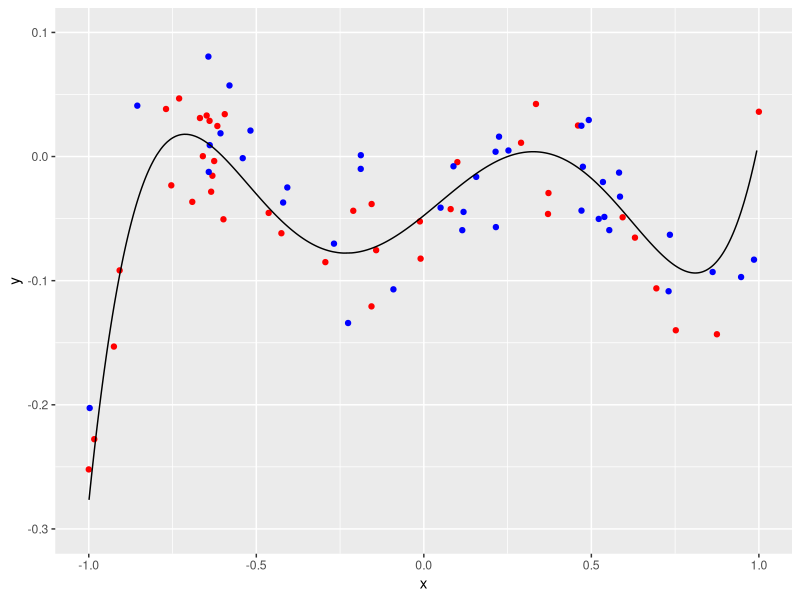
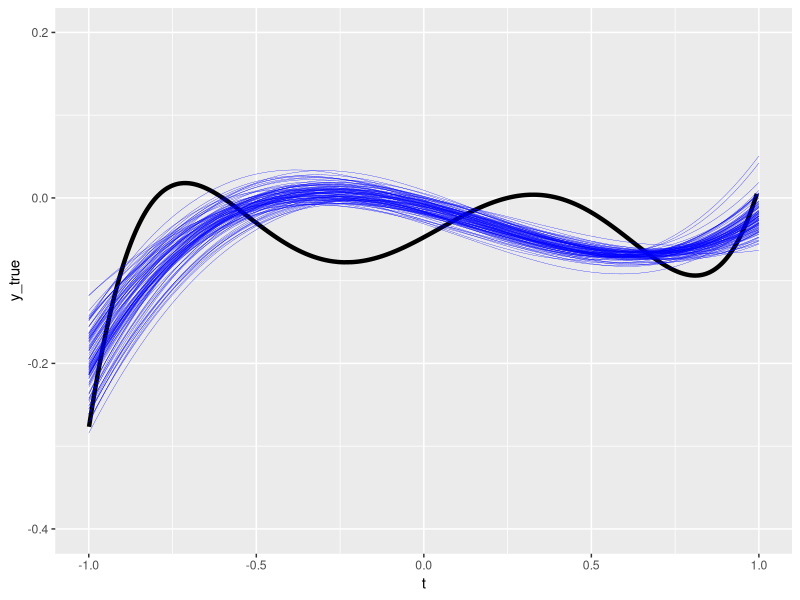
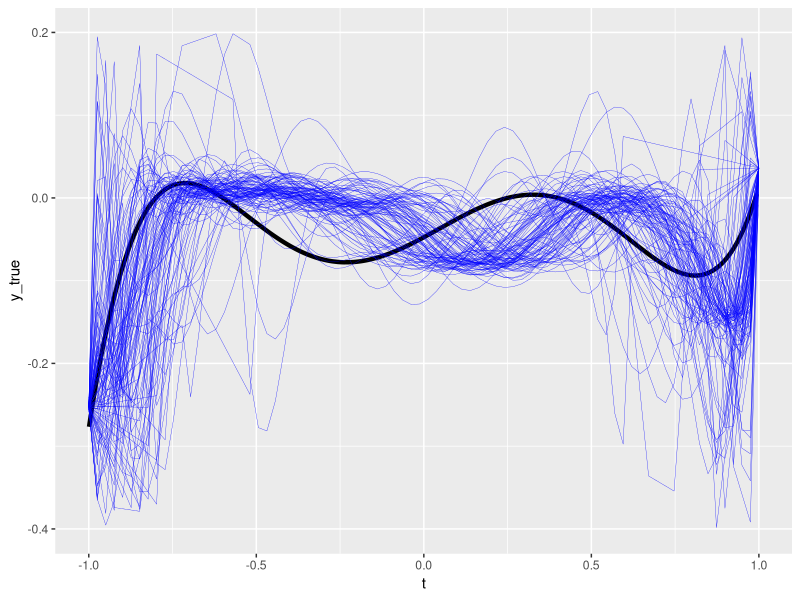
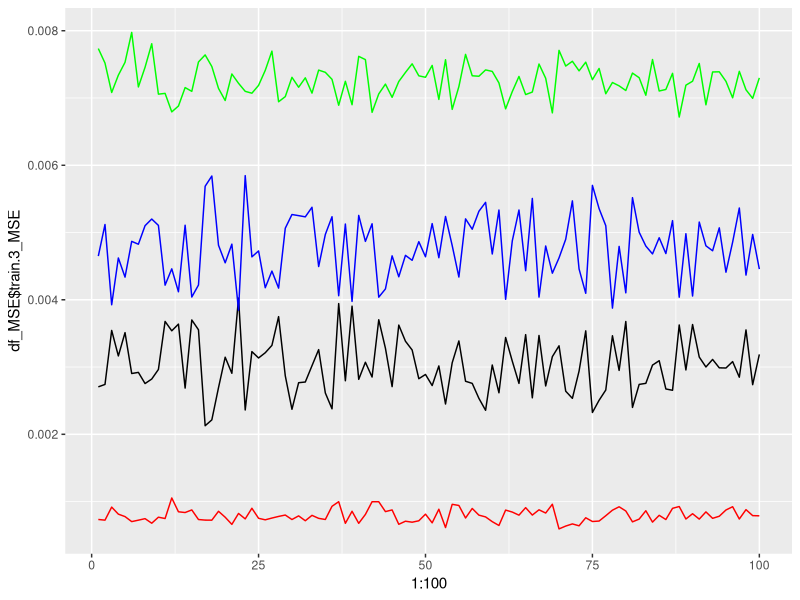

Generate these figures, in order, with R:
# generate training data

n <- 40 
x <- runif(n, -1,1)
x <- sort(x)
x[1] <- -1
x[n] <- 1

#the true data generating function is a 5-th order polynomial and we add Gaussian noise to it

y <- (x-.99)*(x-.4)*(x-.25)*(x+.6)*(x+.8) + .03*rnorm(n)

#generate test data 

n_test <- 40
x_test <- runif(n_test, -1,1)
y_test <- (x_test-.99)*(x_test-.4)*(x_test-.25)*(x_test+.6)*(x_test+.8) + .03*rnorm(n_test)
df_test <- as.data.frame(cbind(x_test, y_test))


t <- runif(1000,-1, 1)
y_true <- (t-.99)*(t-.4)*(t-.25)*(t+.6)*(t+.8)


#plot the samples and the true data-generating function

library(ggplot2)

ggplot()+
  geom_point(aes(x,y), color="red")+
  geom_point(aes(x_test, y_test), color = "blue")+
  geom_line(aes(t, y_true))+
  ylim(-0.3,0.1)

p <- ggplot()+ 
  geom_line(aes(x=t, y=y_true), size=1.5)+
  ylim(-0.4, 0.2)

q <- ggplot()+ 
  geom_line(aes(x=t, y=y_true), size =1.5)+
  ylim(-0.4,0.2)

train.3_MSE <- rep(NA, 100)
test.3_MSE <- rep(NA, 100)
train.15_MSE <- rep(NA, 100)
test.15_MSE <- rep(NA, 100)

for (i in 1:100){
  
  n <- 40
  x <- runif(n, -1,1)
  x <- sort(x)
  x[1] <- -1
  x[n] <- 1
  df <- as.data.frame(cbind(x,y))
  
  # degree-3 polynomial linear regression
  lm.fit.3 <- lm(y ~ poly(x,3), data = df)
  
  y_hat_train.3 <- predict(lm.fit.3, data=df$x)
  train.3_MSE[i] <- mean((y_hat_train.3-df$y)^2)
  #print(train.3_MSE)
  
  y_hat_test.3 <- predict(lm.fit.3, data=df_test$x_test)
  test.3_MSE[i] <- mean((y_hat_test.3 - df_test$y_test)^2)
  
  #print(test.3_MSE)
  
  # degree-15 polynomial linear regression
  lm.fit.15 <- lm(y ~ poly(x,15), data = df)
  
  y_hat_train.15 <- predict(lm.fit.15, data=df)
  train.15_MSE[i] <- mean((y_hat_train.15-df$y)^2)
  #print(train.15_MSE)
  
  y_hat_test.15 <- predict(lm.fit.15, data=df_test$x_test)
  test.15_MSE[i] <- mean((y_hat_test.15-df_test$y_test)^2)
  #print(test.15_MSE)
  
  p <- p + 
    stat_smooth(method="lm", se=FALSE, fill=NA, formula=y~poly(x,3, raw=TRUE), aes_string(x, y), size = 0.1, color="blue") 
  
  
  q <- q + 
    stat_smooth(method="lm", se=FALSE, fill=NA, formula=y~poly(x,15, raw=TRUE), aes_string(x, y), size = 0.1, color="blue") 
  
}

print(p)
print(q)
df_MSE <- as.data.frame(cbind(train.3_MSE, test.3_MSE, train.15_MSE, test.15_MSE))
print(df_MSE)

ggplot()+
  geom_line(aes(x=1:100, y=df_MSE$train.3_MSE), color="black")+
  geom_line(aes(x=1:100, y=df_MSE$train.15_MSE), color="red" )+
  geom_line(aes(x=1:100, y=df_MSE$test.3_MSE),color="blue")+
  geom_line(aes(x=1:100, y=df_MSE$test.15_MSE), color="green", se=FALSE)

